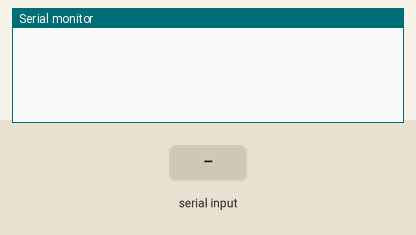
Simulated run of this sketch. Board: Arduino Uno, built with avr-gcc and run on an emulated ATmega328P. Parts: the last lines printed to the serial monitor. Inputs (shaded band) come from the test bench. No radio packets arrive unless stated.

Above: at 1.2 s.
1.3 s: "1\n" received over Serial
At 2.4 s:
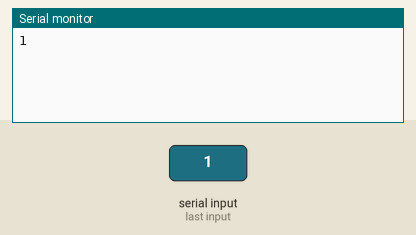
2.8 s: byte 13 ('\r') received over Serial
At 3.6 s:
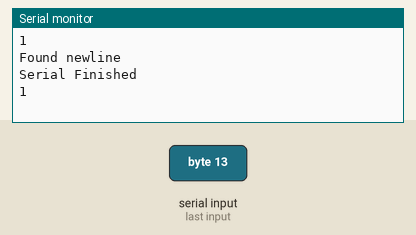
4.3 s: "0\n" received over Serial
At 4.7 s:
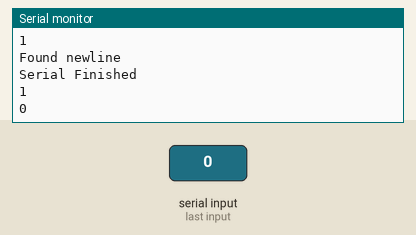

The sketch:

NRF24L01SendString.ino
```cpp
/* YourDuinoStarter Example: nRF24L01 Transmit Joystick values
 - WHAT IT DOES: Reads Analog values on A0, A1 and transmits
   them over a nRF24L01 Radio Link to another transceiver.
 - SEE the comments after "//" on each line below
 - CONNECTIONS: nRF24L01 Modules See:
 http://arduino-info.wikispaces.com/Nrf24L01-2.4GHz-HowTo
   1 - GND
   2 - VCC 3.3V !!! NOT 5V
   3 - CE to Arduino pin 9
   4 - CSN to Arduino pin 10
   5 - SCK to Arduino pin 13
   6 - MOSI to Arduino pin 11
   7 - MISO to Arduino pin 12
   8 - UNUSED
   -
   Analog Joystick or two 10K potentiometers:
   GND to Arduino GND
   VCC to Arduino +5V
   X Pot to Arduino A0
   Y Pot to Arduino A1

 - V1.00 11/26/13
   Based on examples at http://www.bajdi.com/
   Questions: terry@yourduino.com */

/*-----( Import needed libraries )-----*/
#include <SPI.h>
#include <nRF24L01.h>
#include <RF24.h>
/*-----( Declare Constants and Pin Numbers )-----*/
#define CE_PIN   9
#define CSN_PIN 10

// NOTE: the "LL" at the end of the constant is "LongLong" type
const uint64_t pipe = 0xE8E8F0F0E1LL; // Define the transmit pipe


/*-----( Declare objects )-----*/
RF24 radio(CE_PIN, CSN_PIN); // Create a Radio
/*-----( Declare Variables )-----*/
int character[1];  // 2 element array holding Joystick readings
String message = "";

void setup()   /****** SETUP: RUNS ONCE ******/
{
  Serial.begin(9600);
  radio.begin();
  radio.openWritingPipe(pipe);
}//--(end setup )---

bool serialFinished = false;

void loop()   /****** LOOP: RUNS CONSTANTLY ******/
{
  while(Serial.available() > 0)
  {
    char curCharacter = Serial.read();
    Serial.print(curCharacter);
    message.concat(curCharacter);
    if(curCharacter == '\r')
    {
      Serial.println("Found newline");
      serialFinished = true;
    }
  }

  if(serialFinished)
  {
    Serial.println("Serial Finished");
    Serial.println(message);
    serialFinished = false;
    sendMessage();
    message = "";
  }

}//--(end main loop )---

void sendMessage()
{
  for(int i = 0; i < message.length(); i++)
  {
    character[0] = message.charAt(i);
    // Serial.print("Sending ");
    // Serial.print(" (");
    // Serial.print((int) character[0]);
    // Serial.print(") ");
    // Serial.println((char) character[0]);
    radio.write( character, sizeof(character) );
  }
}

/*-----( Declare User-written Functions )-----*/

//NONE
//*********( THE END )***********
```

Measured:
- after the input at 1.3 s, the serial monitor: prints a new line at once (image 1)
- after the input at 2.8 s, the serial monitor: prints a new line at once (image 2)
- after the input at 4.3 s, the serial monitor: prints a new line at once (image 3)
